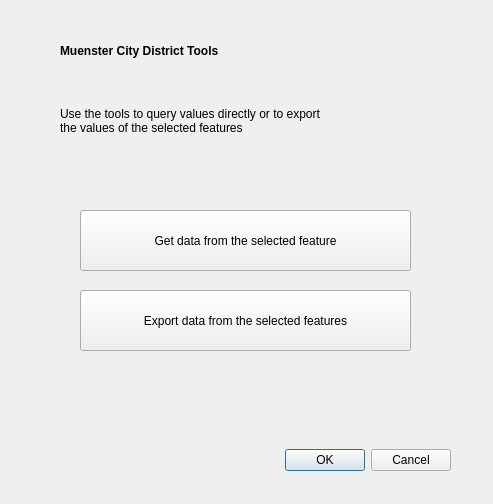
<?xml version="1.0" encoding="UTF-8"?>
<ui version="4.0">
 <class>MuensterCityDistrictToolsDialogBase</class>
 <widget class="QDialog" name="MuensterCityDistrictToolsDialogBase">
  <property name="geometry">
   <rect>
    <x>0</x>
    <y>0</y>
    <width>493</width>
    <height>504</height>
   </rect>
  </property>
  <property name="windowTitle">
   <string>Muenster City District Tools</string>
  </property>
  <widget class="QDialogButtonBox" name="button_box">
   <property name="geometry">
    <rect>
     <x>110</x>
     <y>440</y>
     <width>341</width>
     <height>41</height>
    </rect>
   </property>
   <property name="orientation">
    <enum>Qt::Horizontal</enum>
   </property>
   <property name="standardButtons">
    <set>QDialogButtonBox::Cancel|QDialogButtonBox::Ok</set>
   </property>
  </widget>
  <widget class="QPushButton" name="getDataButton">
   <property name="geometry">
    <rect>
     <x>80</x>
     <y>210</y>
     <width>331</width>
     <height>61</height>
    </rect>
   </property>
   <property name="text">
    <string>Get data from the selected feature</string>
   </property>
  </widget>
  <widget class="QPushButton" name="exportDataButton">
   <property name="geometry">
    <rect>
     <x>80</x>
     <y>290</y>
     <width>331</width>
     <height>61</height>
    </rect>
   </property>
   <property name="text">
    <string>Export data from the selected features</string>
   </property>
  </widget>
  <widget class="QLabel" name="HeadingMain">
   <property name="geometry">
    <rect>
     <x>60</x>
     <y>40</y>
     <width>211</width>
     <height>21</height>
    </rect>
   </property>
   <property name="font">
    <font>
     <weight>75</weight>
     <bold>true</bold>
    </font>
   </property>
   <property name="text">
    <string>Muenster City District Tools</string>
   </property>
  </widget>
  <widget class="QLabel" name="mainInfo">
   <property name="geometry">
    <rect>
     <x>60</x>
     <y>90</y>
     <width>261</width>
     <height>61</height>
    </rect>
   </property>
   <property name="text">
    <string>Use the tools to query values directly or to export the values of the selected features</string>
   </property>
   <property name="wordWrap">
    <bool>true</bool>
   </property>
  </widget>
 </widget>
 <resources/>
 <connections>
  <connection>
   <sender>button_box</sender>
   <signal>accepted()</signal>
   <receiver>MuensterCityDistrictToolsDialogBase</receiver>
   <slot>accept()</slot>
   <hints>
    <hint type="sourcelabel">
     <x>20</x>
     <y>20</y>
    </hint>
    <hint type="destinationlabel">
     <x>20</x>
     <y>20</y>
    </hint>
   </hints>
  </connection>
  <connection>
   <sender>button_box</sender>
   <signal>rejected()</signal>
   <receiver>MuensterCityDistrictToolsDialogBase</receiver>
   <slot>reject()</slot>
   <hints>
    <hint type="sourcelabel">
     <x>20</x>
     <y>20</y>
    </hint>
    <hint type="destinationlabel">
     <x>20</x>
     <y>20</y>
    </hint>
   </hints>
  </connection>
 </connections>
</ui>
